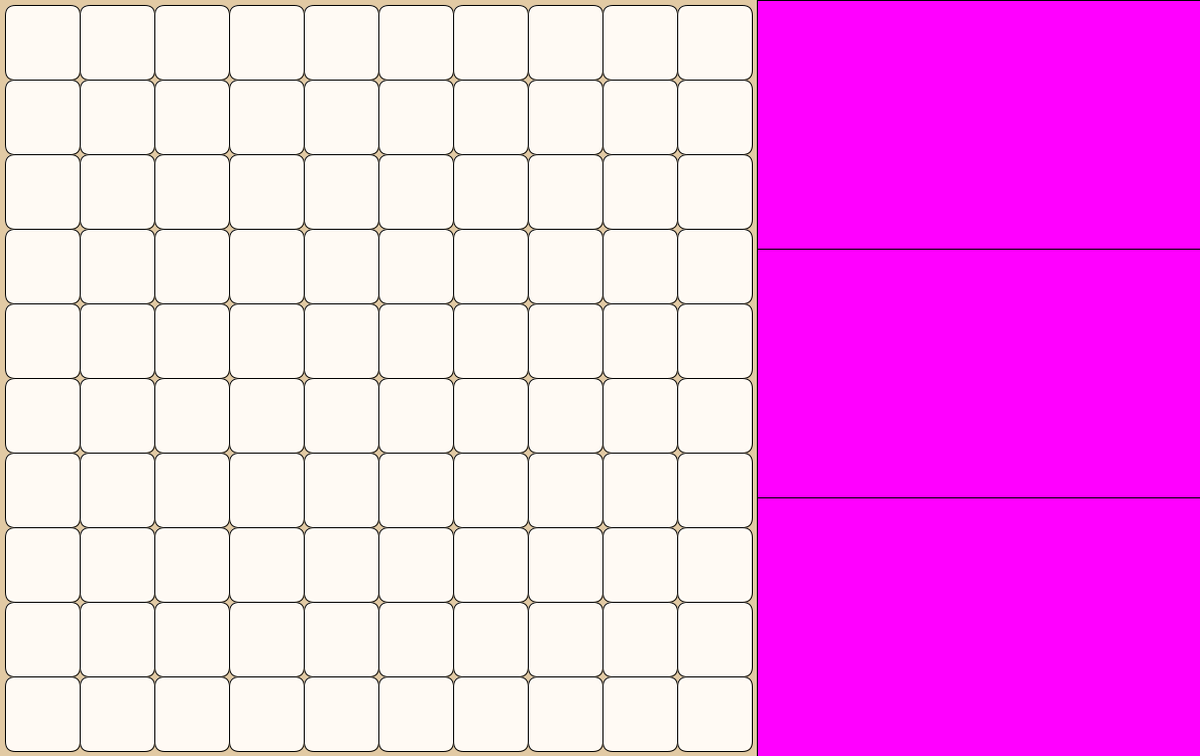
Frame 1 (no input)
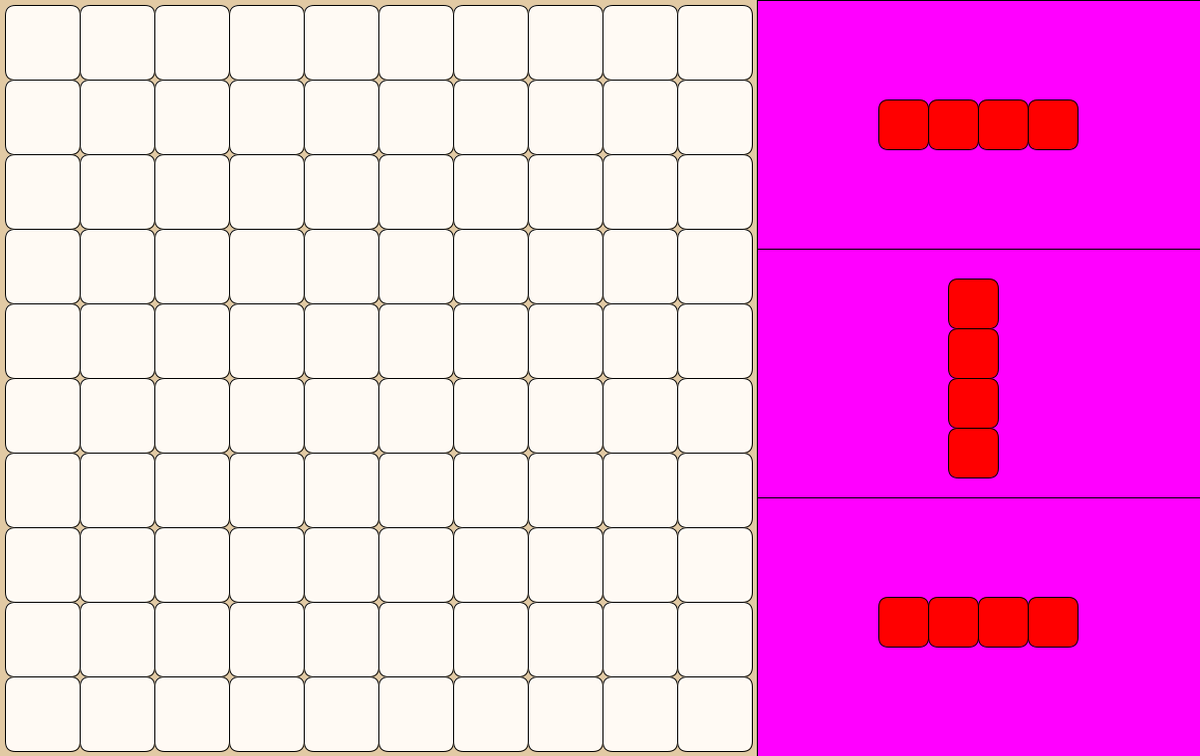
Frame 60 (the mouse pressed at the canvas centre just before this capture)
Frame 120 (the mouse held since frame 60 and released just before this capture): identical to frame 60, image omitted

The Processing sketch that drew these frames (run headless with seeded random() and noise(); from frame 60 on, the mouse is pressed at the canvas centre):

// Processing sketch: Block_Breaker
// ── Block_Breaker.pde
ArrayList<Cell> Cells;
ArrayList<Cell> Copy;
boolean BlockSelected = false;
boolean Complete;
int Rows = 10;
float Spacing;
int CurrentSector;
Sector[] Sectors;
Block CurrentBlock = new Block();

void setup() {
  Cells = new ArrayList<Cell>();
  Copy = new ArrayList<Cell>();
  Sectors = new Sector[3];
  size(1205, 760);
  Spacing = 800/Rows;
  for (int i = 0; i < Rows; i += 1) {
    for (int j = 0; j < Rows; j += 1) {
      Cells.add(new Cell(i, j, Spacing, Spacing));
    }
  }
  for (int i = 0; i < 3; i++) {
    Sectors[i] = new Sector(760, i*250, 445, 260);
  }
  Copy = Cells;
}


void draw() {
  rectMode(CORNER);
  background(#E2CAA4);
  for (Cell Current : Cells) {  
    Current.Show();
  }
  for (int i = 0; i < 3; i++) {
    Sectors[i].Show();
    if (Sectors[i].BlockInSector == false) {
      Sectors[i].GiveBlock();
    }
  }
  if (BlockSelected) {
    rectMode(CENTER);
    switch(CurrentBlock.Type) {
    case 0:
      rect(mouseX, mouseY, 60, 60, 10);
      rect(mouseX+75, mouseY, 60, 60, 10);
      rect(mouseX+150, mouseY, 60, 60, 10);
      rect(mouseX+225, mouseY, 60, 60, 10);
      break;
    case 1:
      rect(mouseX, mouseY, 60, 60, 10);
      rect(mouseX, mouseY+75, 60, 60, 10);
      rect(mouseX, mouseY+150, 60, 60, 10);
      rect(mouseX, mouseY+225, 60, 60, 10);
      break;
    }
  }

  for (int i = 0; i < 10; i++) {
    Complete = true;
    for (int j = 0; j < 10; j++) {
      Cell Current = Copy.get(i+j*10);
      if (Current.Colour != #FF0000) {
        Complete = false;
      }
    }
    if (Complete) {
       for (int j = 0; j < 10; j++) {
         Cell Current = Cells.get(i+j*10);  
         Current.Colour = #FFFAF4;
       }
    }
  }
  
  for (int i = 0; i < 10; i++) {
    Complete = true;
    for (int j = 0; j < 10; j++) {
      Cell Current = Copy.get(i*10+j);
      if (Current.Colour != #FF0000) {
        Complete = false;
      }
    }
    if (Complete) {
       for (int j = 0; j < 10; j++) {
         Cell Current = Cells.get(i*10+j);
         Current.Colour = #FFFAF4;
       }
    }
  }
  Copy = Cells;
}



void mousePressed() {
  boolean Placed = true;
  if (mouseX < 850) {
    for (int i = 0; i < Cells.size(); i++) {
      Cell Current = Cells.get(i);
      if (Current.CheckIntersection(mouseX, mouseY) && BlockSelected) {      
        switch (CurrentBlock.Type) {
        case 0:
          if (i < 70) {
            for (int j = 0; j < 4; j++) {
              Cell Current2 = Cells.get(i+j*10);
              if (Current2.Colour == #FF0000) {
                for (int k = 0; k < j; k++) {
                  Cell Current3 = Cells.get(i+k*10); 
                  Current3.Colour = #FFFAF4;
                }
                Placed = false;
                break;
              }
              Current2.Colour = #FF0000;
            }
          } else {
            Placed = false;
          }
          break;
        case 1:
          if (i % 10 < 7) {
            for (int j = 0; j < 4; j++) {
              Cell Current2 = Cells.get(i+j);
              if (Current2.Colour == #FF0000) {
                for (int k = 0; k < j; k++) {
                  Cell Current3 = Cells.get(i+k); 
                  Current3.Colour = #FFFAF4;
                }
                Placed = false;
                break;
              }
              Current2.Colour = #FF0000;
            }
          } else {
            Placed = false;
          }
          break;
        }
        if (Placed == true) {
          Sectors[CurrentSector].BlockInSector = false;
          BlockSelected = false;
        }
      }
    }
  } else if (!(BlockSelected)) {
    if (mouseY < 250) {
      CurrentSector = 0;
    } else if (mouseY < 500) {
      CurrentSector = 1;
    } else {
      CurrentSector = 2;
    }
    CurrentBlock.Type = Sectors[CurrentSector].BlockType;
    BlockSelected = true;
  }
}

// ── Block_Class.pde
class Block {
  int Type = -1;
}

// ── Cell_Class.pde
class Cell {
  PVector Position;
  float Width;
  float Height;
  color Colour;
  
  Cell(float XPos, float YPos, float W, float H) {
    Position = new PVector(XPos,YPos);
    Width = W-5;
    Height = H-5;
    Colour = #FFFAF4;
  }
  
  void Show() {
    strokeWeight(1);
    fill(Colour);
    rect(Position.x*Width+5,Position.y*Width+5,Width,Height,10);
  }
  
  boolean CheckIntersection(float MouseX,float MouseY) {
    if (MouseX > Position.x*Width+5 && MouseX < Position.x*Width+Width+5 && MouseY > Position.y*Width+5 && MouseY < Position.y*Height+Height+5) {
      return true;
    }
    return false;
  }
}

// ── Sector_Class.pde
class Sector {
  PVector Position;
  float Width;
  float Height;
  boolean BlockInSector;
  int BlockType = int(random(0, 2));
  PVector[] SpritePositions = new PVector[4];

  // 0 - 4 Horizontal
  // 1 - 4 Vertical
  // 2 - L Shape
  // 3 - Backwards L Shape
  // 4 - Square
  // 5 - T Shape

  Sector (float XPos, float YPos, float W, float H) {
    Position = new PVector(XPos, YPos);
    Width = W;
    Height = H;
    BlockInSector = false;
  }

  void Show() {
    fill(255, 0, 255);
    rect(Position.x, Position.y, Width, Height);
    if (BlockInSector) {
      pushMatrix();
      fill(255,0,0);
      translate(Position.x+Width/2,Position.y+Height/2);
      for (int i = 0; i < SpritePositions.length; i++)
        rect(SpritePositions[i].x,SpritePositions[i].y,50,50,10);
      popMatrix();
    }
  }

  void GiveBlock() {
    int OldType = BlockType;
    while (OldType == BlockType) {
      BlockType = int(random(0, 2));
    }
    BlockInSector = true;
    switch (BlockType) {
      case 0:
        SpritePositions[0] = new PVector(-100, -30);
        SpritePositions[1] = new PVector(-50, -30);
        SpritePositions[2] = new PVector(0, -30);
        SpritePositions[3] = new PVector(50, -30);
        break;
      case 1:
        SpritePositions[0] = new PVector(-30, -100);
        SpritePositions[1] = new PVector(-30, -50);
        SpritePositions[2] = new PVector(-30, 0);
        SpritePositions[3] = new PVector(-30, 50);
        break;
      case 2:
        SpritePositions[0] = new PVector(-25, -65);
        SpritePositions[1] = new PVector(-75, -15);
        SpritePositions[2] = new PVector(-25, -15);
        SpritePositions[3] = new PVector(25, -15);
        break;
      case 3:
        SpritePositions[0] = new PVector(-50, -75);
        SpritePositions[1] = new PVector(-50, -25);
        SpritePositions[2] = new PVector(-50, 25);
        SpritePositions[3] = new PVector(0, 25);
        break;
    }
  }
}
